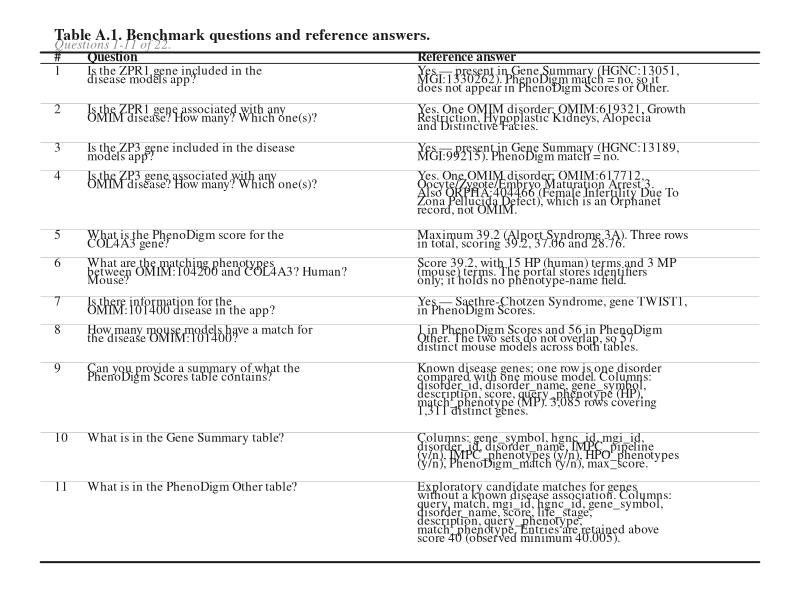
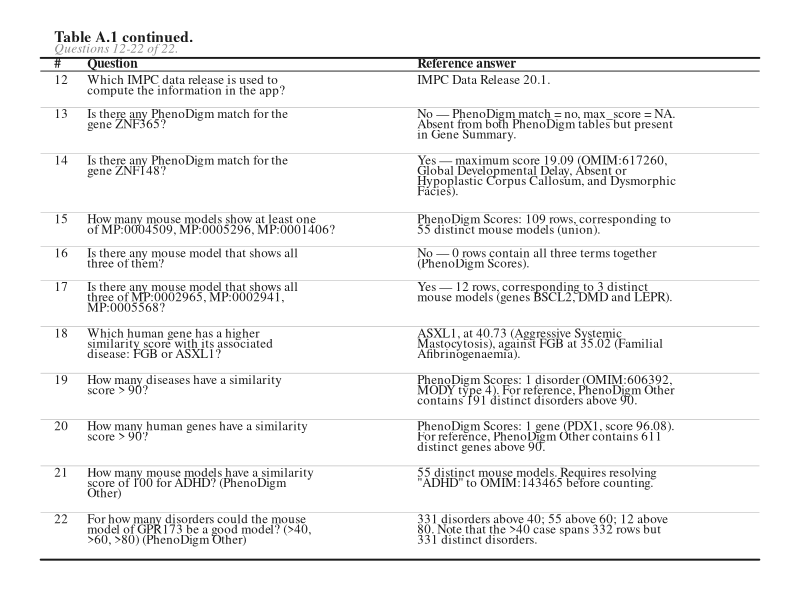

Source code (R) for these figures, in order:
# builds the appendix question table as png images
# booktabs style - horizontal rules only, no shading, no vertical lines
# run from the dissertations folder: Rscript make_appendix_table.R

dir.create("figures", showWarnings = FALSE)

q <- read.csv("appendix_questions.csv", stringsAsFactors = FALSE,
              fileEncoding = "UTF-8")

ink  <- "#1A1A1A"
grey <- "#8A8A8A"

# text wrapping - base R won't do it for you
wrap_lines <- function(s, n) strwrap(s, width = n)

draw_page <- function(rows, file, title, part) {
  qw <- 40; aw <- 46
  heights <- mapply(function(a, b) max(length(wrap_lines(a, qw)),
                                       length(wrap_lines(b, aw))) + 0.7,
                    rows$question, rows$answer)
  total <- sum(heights) + 5

  png(file, width = 1900, height = round(34 * total), res = 160)
  par(mar = c(0.2, 0.2, 0.2, 0.2), family = "serif")
  plot(NA, xlim = c(0, 100), ylim = c(total, 0), axes = FALSE, xlab = "", ylab = "")

  x_num <- 1.5; x_q <- 6; x_a <- 51

  # caption above the rule, as a table caption should be
  text(x_num, 1.0, title, pos = 4, font = 2, cex = 0.92, col = ink)
  text(x_num, 1.9, part,  pos = 4, font = 3, cex = 0.8,  col = grey)

  y <- 3.1
  segments(1, y - 0.55, 99, y - 0.55, col = ink, lwd = 1.9)      # top rule
  text(x_num, y, "#",                pos = 4, font = 2, cex = 0.8, col = ink)
  text(x_q,   y, "Question",         pos = 4, font = 2, cex = 0.8, col = ink)
  text(x_a,   y, "Reference answer", pos = 4, font = 2, cex = 0.8, col = ink)
  segments(1, y + 0.5, 99, y + 0.5, col = ink, lwd = 0.9)        # mid rule

  y <- y + 1.3
  for (i in seq_len(nrow(rows))) {
    ql <- wrap_lines(rows$question[i], qw)
    al <- wrap_lines(rows$answer[i],   aw)
    text(x_num, y, rows$q[i], pos = 4, cex = 0.78, col = ink)
    for (k in seq_along(ql)) text(x_q, y + (k - 1) * 0.82, ql[k], pos = 4, cex = 0.78, col = ink)
    for (k in seq_along(al)) text(x_a, y + (k - 1) * 0.82, al[k], pos = 4, cex = 0.78, col = ink)
    y <- y + heights[i]
    if (i < nrow(rows)) segments(1, y - 0.62, 99, y - 0.62, col = grey, lwd = 0.35)
  }
  segments(1, y - 0.55, 99, y - 0.55, col = ink, lwd = 1.9)      # bottom rule

  dev.off()
  cat("  ", file, "\n")
}

draw_page(q[1:11, ],  "figures/appendix_a_questions_1.png",
          "Table A.1. Benchmark questions and reference answers.",
          "Questions 1-11 of 22.")
draw_page(q[12:22, ], "figures/appendix_a_questions_2.png",
          "Table A.1 continued.",
          "Questions 12-22 of 22.")

cat("done\n")
